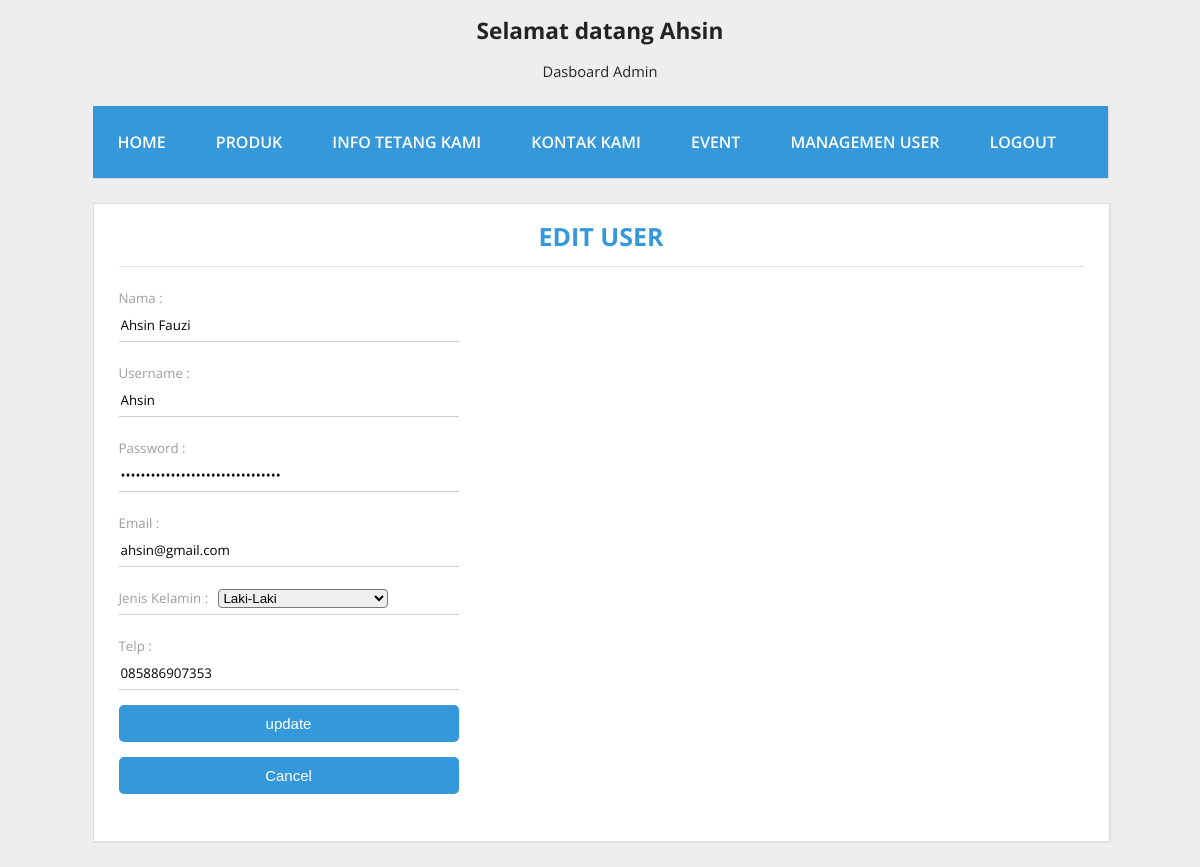
Screenshot of /Admin/FEUser.php?username=Ahsin (signed in) with the database file from the repository.
### tables this page shows
CREATE TABLE IF NOT EXISTS `user` (
  `namaL` varchar(40) NOT NULL,
  `username` varchar(40) NOT NULL,
  `password` varchar(255) NOT NULL,
  `email` varchar(255) NOT NULL,
  `jk` varchar(15) NOT NULL,
  `telp` varchar(12) NOT NULL,
  PRIMARY KEY (`username`)
);

### Admin/FEUser.php (the view, shortened to what this page needs)
<!DOCTYPE html>
<html>
<head>
	<link rel="stylesheet" type="text/css" href="assets/css/produk.css">
</head>
<body>
	<header>
		<h1 class="judul">Selamat datang <?php echo $_SESSION['username'];?></h1>
		<p class="deskripsi">Dasboard Admin</p>
	</header>
	<div class="wrap">
		<nav class="menu">
			<ul>
				<li>
					<a href="dashboard.php">Home</a>
				</li>
				<li>
					<a href="produk.php">Produk</a>
				</li>
				<li>
					<a href="info.php">Info Tetang Kami</a>
				</li>
				<li>
					<a href="kontak.php">Kontak Kami</a>
				</li>
				<li>
					<a href="event.php">Event</a>
				</li>
				<li>
					<a href="user.php">Managemen User</a>
				</li>
				<li>
					<a href="konfigurasi/logout.php">Logout</a>
				</li>
			</ul>
		</nav>
		<div class="bkonten">
			<div class="konten">
				<div class="post-info">
					<b><center>Edit User</center></b>
					<hr>
				</div>
				<?php
					require_once ("konfigurasi/koneksi.php");
					$username=$_GET['username'];
					$query = mysqli_query($con,"SELECT * FROM user WHERE username='$username'");
					while ($data = mysqli_fetch_array($query)){ ?>
					<div id="myDIV">
						<form method="POST" action="konfigurasi/UserEdit.php" class="login-form">
							<div class="input-container">
							<label>Nama : </label>
								<input type="text" class="input" name="namaL" value="<?php echo $data['namaL'];?>"/>
							</div>
							<div class="input-container">
							<label>Username :</label>
								<input type="text" class="input" name="username" value="<?php echo $data['username'];?>" readonly/>
							</div>
							<div class="input-container">
							<label>Password :</label>
								<input type="password" class="input" name="password" value="<?php echo $data['password'];?>"/>
							</div>
							<div class="input-container">
							<label>Email :</label>
								<input type="text" class="input" name="email" value="<?php echo $data['email'];?>"/>
							</div>
							<div class="input-container">
							<label>Jenis Kelamin :</label>
							<select name="jk">
								<option value="Laki-Laki">Laki-Laki</option>
							</select>
								</div>
							<div class="input-container">
							<label>Telp :</label>
								<input type="text" class="input" name="telp" value="<?php echo $data['telp'];?>"/>
							</div>
							<input type="submit" class="button" value="update">
						</form>
						<div class="login-form">
						<a href="user.php"><button class="button">Cancel</button></a>
						</div>
						<?php
	}
		?>
						<br>
					</div>
			</div>
		</div>
	</div>
</body>
</html>

### Admin/assets/css/produk.css (style rules this page uses)
body { background: #eee; margin:0; font-family: 'Open Sans', sans-serif; }
hr { border:0; background:#dedede; height:1px; }
header { text-align: center; color: #232323; }
header .judul { font-size: 17pt; }
header .deskripsi { font-size: 11pt; }
.wrap { width: 1015px; margin:25px auto; }
nav.menu ul { overflow:hidden; color:#fff; list-style: none; float:left; padding:0; width: 1015px; margin:0 0 0; background:#3498db; -webkit-box-shadow: 1px 1px 1px 0px rgba(204,204,204,0.55); -moz-box-shadow: 1px 1px 1px 0px rgba(204,204,204,0.55); box-shadow: 1px 1px 1px 0px rgba(204,204,204,0.55); }
nav.menu ul li { margin:0; float:left; }
nav.menu ul a { padding:25px; display:block; font-weight:600; font-size: 16px; color:#fff; text-transform: uppercase; transition: all 0.5s ease; text-decoration: none; }
.bkonten { float:left; }
.konten { width:965px; padding:25px; margin:25px auto; background: #fff; border:1px solid #dedede; -webkit-box-shadow: 1px 1px 1px 0px rgba(204,204,204,0.35); -moz-box-shadow: 1px 1px 1px 0px rgba(204,204,204,0.35); box-shadow: 1px 1px 1px 0px rgba(204,204,204,0.35); }
.login-form .input-container { border-bottom: 1px solid #CCCCCC; margin-top: 15px; font-size: 20px; font-family: 'Open Sans', sans-serif; color: #9e9e9e; padding-bottom: 5px; width: 340px; }
.login-form .input { border: 0; width: 100%; font-family: 'Open Sans', sans-serif; }
.login-form .button { margin-top: 15px; background: #3498db; border-radius: 5px; border: none; width: 340px; color: #FFFFFF; padding: 10px; font-size: 15px; transition: background .3s; }
label { font-size: 10pt; }
select { width: 50%; margin-left: 5px; border-radius: 4px; }
.post-info { color: #3498db; font-size: 25px; margin: -10px 0 15px; text-transform: uppercase; }

### rows the page displays
user: namaL "Ahsin Fauzi", username "Ahsin", email "ahsin@gmail.com", telp "085886907353"

### other values shown
$_SESSION['username'] "Ahsin"
